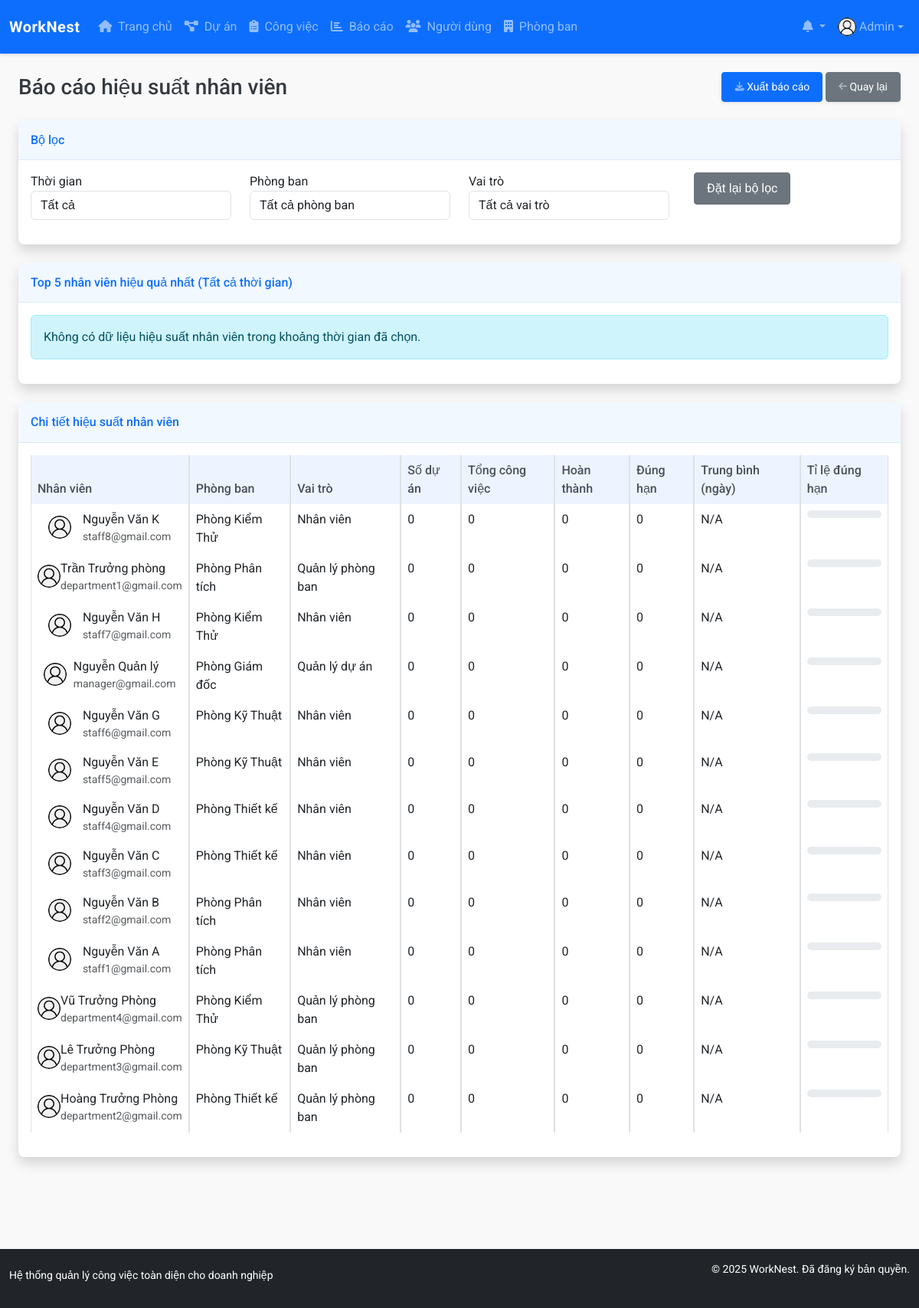
Page /modules/reports/user_report.php (signed in) on the committed database.
### tables this page shows
CREATE TABLE `users` (
  `id` int NOT NULL,
  `name` varchar(100) NOT NULL,
  `email` varchar(100) NOT NULL,
  `password` varchar(255) NOT NULL,
  `role` enum('admin','project_manager','department_manager','staff') NOT NULL DEFAULT 'staff',
  `department_id` int DEFAULT NULL,
  `phone` varchar(20) DEFAULT NULL,
  `avatar` varchar(255) DEFAULT 'assets/images/avatar-default.png',
  `created_at` datetime NOT NULL DEFAULT CURRENT_TIMESTAMP,
  `updated_at` datetime DEFAULT NULL ON UPDATE CURRENT_TIMESTAMP,
  `last_login` datetime DEFAULT NULL
);

CREATE TABLE `departments` (
  `id` int NOT NULL,
  `name` varchar(100) NOT NULL,
  `description` text,
  `manager_id` int DEFAULT NULL,
  `created_at` datetime NOT NULL DEFAULT CURRENT_TIMESTAMP,
  `updated_at` datetime DEFAULT NULL ON UPDATE CURRENT_TIMESTAMP
);

### modules/reports/user_report.php (the view, shortened to what the rows shown need)
<?php
require_once '../../config/config.php';
$period = isset($_GET['period']) ? $_GET['period'] : 'all';
$where_condition = '';
switch ($period) {
    default:
        $where_condition = "";
        break;
}
$roles = [
    'admin' => 'Quản trị viên',
    'project_manager' => 'Quản lý dự án',
    'department_manager' => 'Quản lý phòng ban',
    'staff' => 'Nhân viên'
];
$users_stats_sql = "SELECT u.id, u.name, u.email, u.avatar, u.role, d.name as department_name,
                  COUNT(t.id) as task_count,
                  SUM(CASE WHEN t.status_id = 3 THEN 1 ELSE 0 END) as completed_count,
                  SUM(CASE WHEN t.status_id = 3 AND t.completed_date <= t.due_date THEN 1 ELSE 0 END) as on_time_count,
                  AVG(CASE WHEN t.status_id = 3 THEN DATEDIFF(t.completed_date, t.start_date) ELSE NULL END) as avg_completion_days,
                  COUNT(DISTINCT p.id) as project_count
                  FROM users u
                  LEFT JOIN departments d ON u.department_id = d.id
                  LEFT JOIN tasks t ON u.id = t.assigned_to
                  LEFT JOIN projects p ON t.project_id = p.id
                  WHERE u.role != 'admin' $where_condition
                  GROUP BY u.id, u.name, u.email, u.avatar, u.role, d.name
                  ORDER BY completed_count DESC, on_time_count DESC";
$users_stats_result = query($users_stats_sql);
include_once '../../templates/header.php';
?>
<div class="container-fluid">
    <div class="d-sm-flex align-items-center justify-content-between mb-4">
        <h1 class="h3 mb-0 text-gray-800">Báo cáo hiệu suất nhân viên</h1>
    </div>
    <div class="card shadow mb-4">
        <div class="card-body">
            <div class="table-responsive">
                <table class="table table-bordered" id="userStatsTable" width="100%" cellspacing="0">
                    <thead>
                        <tr>
                            <th>Nhân viên</th>
                            <th>Phòng ban</th>
                            <th>Vai trò</th>
                            <th>Số dự án</th>
                            <th>Tổng công việc</th>
                            <th>Hoàn thành</th>
                            <th>Đúng hạn</th>
                            <th>Trung bình (ngày)</th>
                            <th>Tỉ lệ đúng hạn</th>
                        </tr>
                    </thead>
                    <tbody>
                        <?php if (num_rows($users_stats_result) > 0): ?>
                            <?php while ($user = fetch_array($users_stats_result)): ?>
                                <?php
                                $avg_days = is_null($user['avg_completion_days']) ? 'N/A' : round($user['avg_completion_days'], 1);
                                ?>
                                <tr>
                                    <td>
                                        <div class="d-flex align-items-center justify-content-evenly">
                                            <img src="<?php echo BASE_URL . $user['avatar']; ?>" class="rounded-circle mr-2" width="30" height="30">
                                            <div>
                                                <div><?php echo $user['name']; ?></div>
                                                <div class="small text-muted"><?php echo $user['email']; ?></div>
                                            </div>
                                        </div>
                                    </td>
                                    <td><?php echo $user['department_name']; ?></td>
                                    <td><?php echo $roles[$user['role']]; ?></td>
                                    <td><?php echo $user['project_count']; ?></td>
                                    <td><?php echo $user['task_count']; ?></td>
                                    <td><?php echo $user['completed_count']; ?></td>
                                    <td><?php echo $user['on_time_count']; ?></td>
                                    <td><?php echo $avg_days; ?></td>
                                    <td>
                                        <div class="progress progress-sm">
                                        </div>
                                    </td>
                                </tr>
                            <?php endwhile; ?>
                        <?php else: ?>
                            <tr>
                                <td colspan="9" class="text-center">Không có dữ liệu</td>
                            </tr>
                        <?php endif; ?>
                    </tbody>
                </table>
            </div>
        </div>
    </div>
</div>
<?php
include_once '../../templates/footer.php';
?>

### templates/header.php (shortened to what the rows shown need)
<!DOCTYPE html>
<html lang="vi">
<head>
    <link href="https://cdn.jsdelivr.net/npm/bootstrap@5.3.0-alpha1/dist/css/bootstrap.min.css" rel="stylesheet">
    <link rel="stylesheet" href="https://cdnjs.cloudflare.com/ajax/libs/font-awesome/6.4.0/css/all.min.css">
    <link rel="stylesheet" href="<?php echo BASE_URL; ?>assets/css/style.css">
</head>
<body>
    <?php if (is_logged_in()): ?>
        <nav class="navbar navbar-expand-lg navbar-dark bg-primary sticky-top">
            <div class="container-fluid">
                <a class="navbar-brand d-flex align-items-center justify-content-evenly" href="<?php echo BASE_URL; ?>">
                    <span class="fw-bold">WorkNest</span>
                </a>
                <div class="collapse navbar-collapse" id="navbarNav">
                    <ul class="navbar-nav me-auto">
                        <li class="nav-item">
                            <a class="nav-link" href="<?php echo BASE_URL; ?>">
                                <i class="fas fa-home me-1"></i> Trang chủ
                            </a>
                        </li>
                        <?php if (has_permission('project_manager') || has_permission('department_manager')): ?>
                            <li class="nav-item">
                                <a class="nav-link" href="<?php echo BASE_URL; ?>modules/projects/">
                                    <i class="fas fa-project-diagram me-1"></i> Dự án
                                </a>
                            </li>
                        <?php endif; ?>
                        <li class="nav-item">
                            <a class="nav-link" href="<?php echo BASE_URL; ?>modules/tasks/">
                                <i class="fas fa-clipboard-list me-1"></i> Công việc
                            </a>
                        </li>
                        <?php if (has_permission('project_manager') || has_permission('department_manager')): ?>
                            <li class="nav-item">
                                <a class="nav-link" href="<?php echo BASE_URL; ?>modules/reports/">
                                    <i class="fas fa-chart-bar me-1"></i> Báo cáo
                                </a>
                            </li>
                        <?php endif; ?>
                        <?php if (has_permission('admin')): ?>
                            <li class="nav-item">
                                <a class="nav-link" href="<?php echo BASE_URL; ?>modules/users/">
                                    <i class="fas fa-users me-1"></i> Người dùng
                                </a>
                            </li>
                            <li class="nav-item">
                                <a class="nav-link" href="<?php echo BASE_URL; ?>modules/departments/">
                                    <i class="fas fa-building me-1"></i> Phòng ban
                                </a>
                            </li>
                        <?php endif; ?>
                    </ul>
                    <ul class="navbar-nav">
                        <li class="nav-item dropdown">
                            <a class="nav-link dropdown-toggle position-relative" href="#" id="notificationsDropdown"
                                role="button" data-bs-toggle="dropdown" aria-expanded="false">
                                <i class="fas fa-bell"></i>
                            </a>
                        </li>
                        <li class="nav-item dropdown">
                            <a class="nav-link dropdown-toggle d-flex align-items-center justify-content-evenly" href="#" id="userDropdown"
                                role="button" data-bs-toggle="dropdown" aria-expanded="false">
                                <?php
                                $current_user_id = $_SESSION['user_id'];
                                $user_sql = "SELECT * FROM users WHERE id = $current_user_id";
                                $user_result = query($user_sql);
                                $user_data = fetch_array($user_result);
                                ?>
                                <img src="<?php echo BASE_URL . $user_data['avatar']; ?>" class="rounded-circle me-1"
                                    alt="Avatar" style="width: 24px; height: 24px; object-fit: cover;">
                                <span class="d-none d-lg-inline-block"><?php echo $user_data['name']; ?></span>
                            </a>
                        </li>
                    </ul>
                </div>
            </div>
        </nav>
    <?php endif; ?>
    <div class="container-fluid mt-4 pb-5">

### rows in the picture
users: avatar (placeholder picture), name "Admin"
users: avatar (placeholder picture), name "Nguyễn Văn K", email "staff8@gmail.com", department.name "Phòng Kiểm Thử", role "Nhân viên", project_count "0", task_count "0", completed_count "0", on_time_count "0", avg_days "N/A"
users: avatar (placeholder picture), name "Trần Trưởng phòng", email "department1@gmail.com", department.name "Phòng Phân tích", role "Quản lý phòng ban", project_count "0", task_count "0", completed_count "0", on_time_count "0", avg_days "N/A"
users: avatar (placeholder picture), name "Nguyễn Văn H", email "staff7@gmail.com", department.name "Phòng Kiểm Thử", role "Nhân viên", project_count "0", task_count "0", completed_count "0", on_time_count "0", avg_days "N/A"
users: avatar (placeholder picture), name "Nguyễn Quản lý", email "manager@gmail.com", department.name "Phòng Giám đốc", role "Quản lý dự án", project_count "0", task_count "0", completed_count "0", on_time_count "0", avg_days "N/A"
users: avatar (placeholder picture), name "Nguyễn Văn G", email "staff6@gmail.com", department.name "Phòng Kỹ Thuật", role "Nhân viên", project_count "0", task_count "0", completed_count "0", on_time_count "0", avg_days "N/A"
users: avatar (placeholder picture), name "Nguyễn Văn E", email "staff5@gmail.com", department.name "Phòng Kỹ Thuật", role "Nhân viên", project_count "0", task_count "0", completed_count "0", on_time_count "0", avg_days "N/A"
users: avatar (placeholder picture), name "Nguyễn Văn D", email "staff4@gmail.com", department.name "Phòng Thiết kế", role "Nhân viên", project_count "0", task_count "0", completed_count "0", on_time_count "0", avg_days "N/A"
users: avatar (placeholder picture), name "Nguyễn Văn C", email "staff3@gmail.com", department.name "Phòng Thiết kế", role "Nhân viên", project_count "0", task_count "0", completed_count "0", on_time_count "0", avg_days "N/A"
users: avatar (placeholder picture), name "Nguyễn Văn B", email "staff2@gmail.com", department.name "Phòng Phân tích", role "Nhân viên", project_count "0", task_count "0", completed_count "0", on_time_count "0", avg_days "N/A"
users: avatar (placeholder picture), name "Nguyễn Văn A", email "staff1@gmail.com", department.name "Phòng Phân tích", role "Nhân viên", project_count "0", task_count "0", completed_count "0", on_time_count "0", avg_days "N/A"
users: avatar (placeholder picture), name "Vũ Trưởng Phòng", email "department4@gmail.com", department.name "Phòng Kiểm Thử", role "Quản lý phòng ban", project_count "0", task_count "0", completed_count "0", on_time_count "0", avg_days "N/A"
users: avatar (placeholder picture), name "Lê Trưởng Phòng", email "department3@gmail.com", department.name "Phòng Kỹ Thuật", role "Quản lý phòng ban", project_count "0", task_count "0", completed_count "0", on_time_count "0", avg_days "N/A"
users: avatar (placeholder picture), name "Hoàng Trưởng Phòng", email "department2@gmail.com", department.name "Phòng Thiết kế", role "Quản lý phòng ban", project_count "0", task_count "0", completed_count "0", on_time_count "0", avg_days "N/A"

### other values in the picture
$period_text "Tất cả thời gian"
